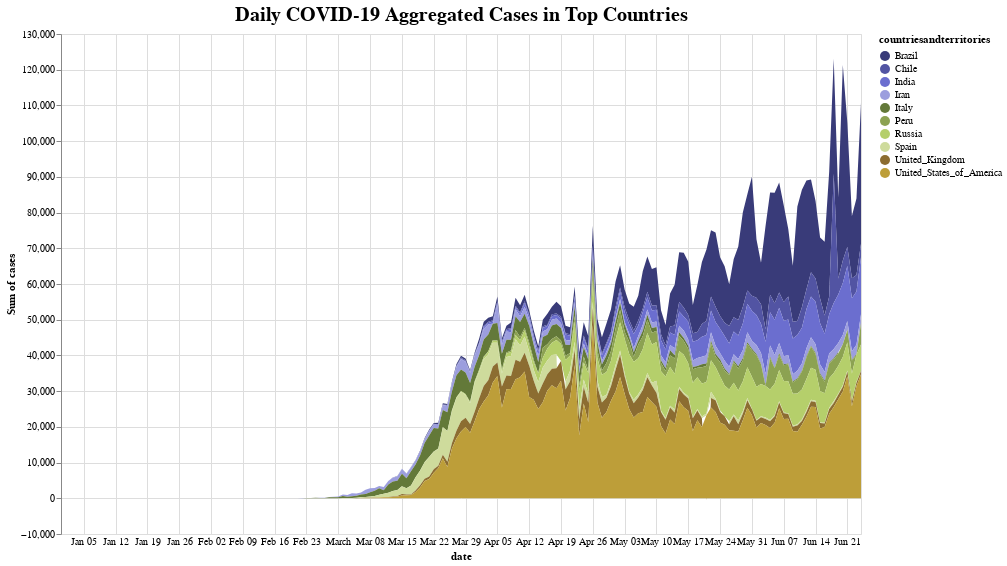

Notebook cell for this chart:
### Markdown cell above
## Visualization 1: Top Ten Countries' Aggregated Counts

### Code cell
import altair as alt

chart_cases = alt.Chart(geo_dataset).mark_area().encode(
    alt.X('date:T',
        axis=alt.Axis(domain=False, tickSize=0)
    ),
    alt.Y('sum(cases):Q'),
    alt.Color('countriesandterritories:N',
        scale=alt.Scale(scheme='category20b')
    )
).interactive(
).properties(
    width = 800,
    height = 500,
    title = "Daily COVID-19 Aggregated Cases in Top Countries"
)

chart_cases.configure_title(
    fontSize=20,
    font='Courier',
    color='black'
).display(renderer = 'svg')

### Figure 1 — Vega-Lite specification as saved in the notebook (floating-point values rounded to 4 significant figures; data arrays with more than 128 entries replaced by an {"elided": "..."} marker saying what was removed)
{"config": {"view": {"continuousWidth": 400, "continuousHeight": 300}, "title": {"color": "black", "font": "Courier", "fontSize": 20}}, "data": {"name": "data-076c5a7a41beffb15cf637c4c79342e5"}, "mark": "area", "encoding": {"color": {"type": "nominal", "field": "countriesandterritories", "scale": {"scheme": "category20b"}}, "x": {"type": "temporal", "axis": {"domain": false, "tickSize": 0}, "field": "date"}, "y": {"type": "quantitative", "aggregate": "sum", "field": "cases"}}, "height": 500, "selection": {"selector001": {"type": "interval", "bind": "scales", "encodings": ["x", "y"]}}, "title": "Daily COVID-19 Aggregated Cases in Top Countries", "width": 800, "$schema": "https://vega.github.io/schema/vega-lite/v4.0.2.json", "datasets": {"data-076c5a7a41beffb15cf637c4c79342e5": {"elided": "1635 records"}}}
